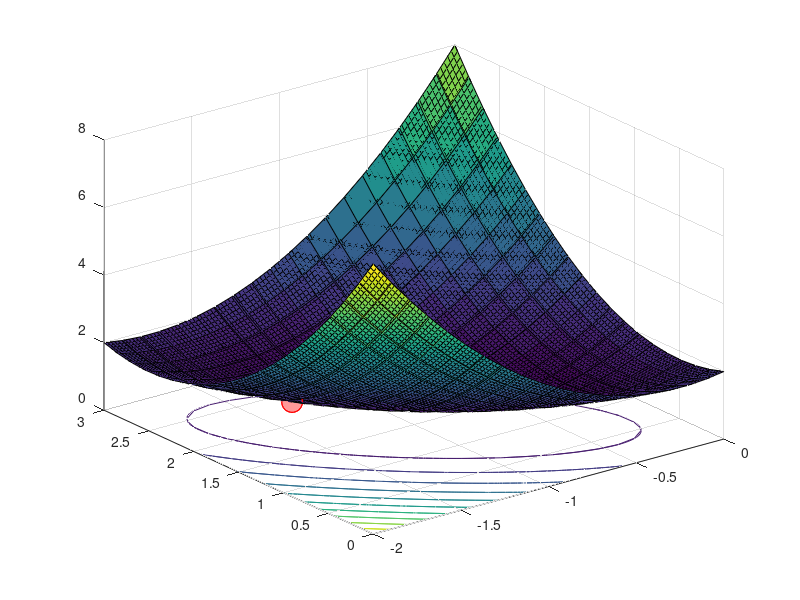

MATLAB code for this plot:
% Part B : 20 interior points -2-D interpolation in coarse resolution 
[x,y]=meshgrid(linspace(-2,0,20),linspace(0,3,20));
%[x,y]=meshgrid(linspace(-2,0,100),linspace(0,3,100));
T=2 + x - y + 2.*x.^2 + 2.*x.*y + y.^2;
surfc(x,y,T);
hold on

T1=interp2(x,y,T,-1.63,1.627,'linear')
T2=interp2(x,y,T,-1.63,1.627,'spline')

% Determine the Relative Error
x=-1.63;
y=1.627;
T=2 + x - y + 2.*x.^2 + 2.*x.*y + y.^2
E1= (T1-T)/T*100
E2= (T2-T)/T*100
%Employ Linspace function with 9 interior points
%plot3(-1.63,1.627,T1,'-o','MarkerSize',15,'MarkerEdgeColor','red','MarkerFaceColor',[1 .6 .6])
plot3(-1.63,1.627,T2,'-o','MarkerSize',15,'MarkerEdgeColor','red','MarkerFaceColor',[1 .6 .6])

% 100 interior points 2-D interpolation in fine resolution
[x,y]=meshgrid(linspace(-2,0,100),linspace(0,3,100));
T=2 + x - y + 2.*x.^2 + 2.*x.*y + y.^2;
surfc(x,y,T);
hold on

T1=interp2(x,y,T,-1.63,1.627,'linear')
T2=interp2(x,y,T,-1.63,1.627,'spline')

% Determine the Relative Error
x=-1.63;
y=1.627;
T=2 + x - y + 2.*x.^2 + 2.*x.*y + y.^2
E1= (T1-T)/T*100
E2= (T2-T)/T*100

%Employ Linspace function with 9 interior points
%plot3(-1.63,1.627,T1,'-o','MarkerSize',15,'MarkerEdgeColor','red','MarkerFaceColor',[1 .6 .6])
plot3(-1.63,1.627,T2,'-o','MarkerSize',15,'MarkerEdgeColor','red','MarkerFaceColor',[1 .6 .6])
